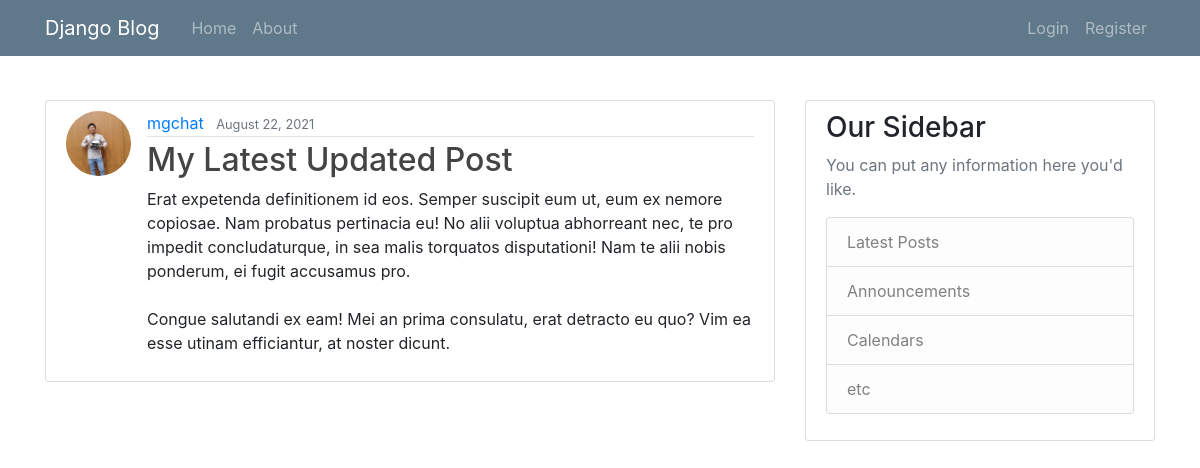
The app's page /post/31/ with its own data.
### blog/models.py (models this page shows, shortened)
class Post(models.Model):
    title = models.CharField(max_length=100)
    content = models.TextField()
    date_posted = models.DateTimeField(default=timezone.now)
    author = models.ForeignKey(User, on_delete=models.CASCADE)# delete all posts when user is deleted.

### users/models.py (models this page shows, shortened)
class Profile(models.Model):
    user = models.OneToOneField(User, on_delete=models.CASCADE)
    image = models.ImageField(default='default.jpg', upload_to='profile_pics')
    '''
    You've overridden the save method, but you haven't
    preserved its signature. Yo need to accept the same arguments
    as the original method, and pass them in when calling super.
    '''
    def save(self, *args, **kwargs):
        super().save(*args, **kwargs)
        img = Image.open(self.image.path)
        if img.height > 300 or img.width > 300:
            output_size = (300, 300)
            img.thumbnail(output_size)
            img.save(self.image.path)

### blog/views.py (the view)
# urls.py: path('post/<int:pk>/', PostDetailView.as_view(), name='post-detail'),
class PostDetailView(DetailView):
  model = Post

### blog/templates/blog/post_detail.html (shortened to what this page needs)
{% extends 'blog/template.html' %}
{%block content %}
        <article class="media content-section">
            <img class='rounded-circle article-img' src="{{ object.author.profile.image.url }}" alt="">
            <div class="media-body">
            <div class="article-metadata">
                <a class="mr-2" href="{% url 'user-posts' object.author.username %}">{{ object.author }}</a>
                <small class="text-muted">{{ object.date_posted|date:"F d, Y" }}</small>
            </div>
            <h2 class="article-title">{{ object.title }}</h2>
            <p class="article-content">{{ object.content }}</p>
            </div>
        </article>
{% endblock content %}

### blog/static/blog/main.css (style rules this page uses)
body { background: #fafafa; color: #333333; }
h1, h2, h3, h4, h5, h6 { color: #444444; }
.content-section { background: #ffffff; padding: 10px 20px; border: 1px solid #dddddd; border-radius: 3px; margin-bottom: 20px; }
.article-title { color: #444444; }
.article-content { white-space: pre-line; }
.article-img { height: 65px; width: 65px; margin-right: 16px; }
.article-metadata { padding-bottom: 1px; margin-bottom: 4px; border-bottom: 1px solid #e3e3e3 }

### records on screen
Post: author.profile.image (picture), author "mgchat", date_posted "August 22, 2021", title "My Latest Updated Post", content "Erat expetenda definitionem id eos. Semper suscipit eum ut, eum ex nemore copiosae. Nam probatus pertinacia eu! No alii voluptua abhorreant nec, te pro impedit concludaturque, in sea malis torquatos disputationi! Nam te alii nobis ponderum, ei fugit accusamus pro. Congue salutandi ex eam! Mei an prima consulatu, erat detracto eu quo? Vim ea esse utinam efficiantur, at noster dicunt."
